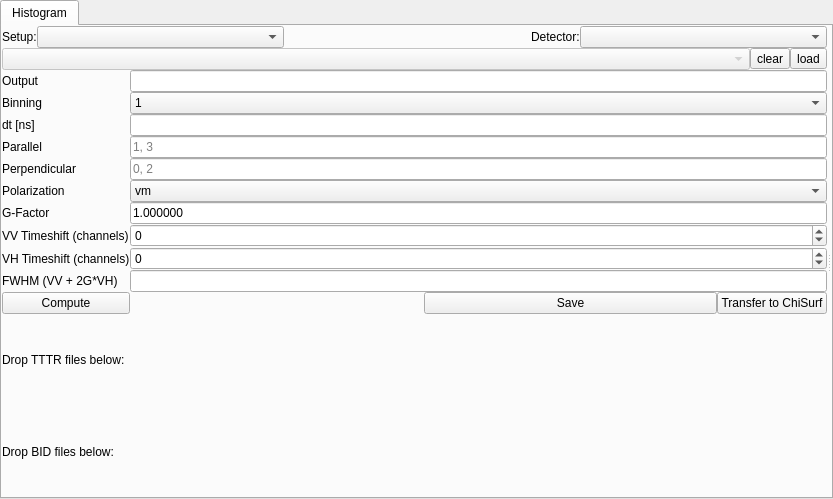
<?xml version="1.0" encoding="UTF-8"?>
<ui version="4.0">
 <class>Form</class>
 <widget class="QWidget" name="Form">
  <property name="geometry">
   <rect>
    <x>0</x>
    <y>0</y>
    <width>833</width>
    <height>499</height>
   </rect>
  </property>
  <property name="windowTitle">
   <string>Compute microtime histogram</string>
  </property>
  <layout class="QVBoxLayout" name="verticalLayout_4">
   <property name="spacing">
    <number>0</number>
   </property>
   <property name="leftMargin">
    <number>0</number>
   </property>
   <property name="topMargin">
    <number>0</number>
   </property>
   <property name="rightMargin">
    <number>0</number>
   </property>
   <property name="bottomMargin">
    <number>0</number>
   </property>
   <item>
    <widget class="QTabWidget" name="tabWidget">
     <property name="currentIndex">
      <number>0</number>
     </property>
     <widget class="QWidget" name="Histogram">
      <attribute name="title">
       <string>Histogram</string>
      </attribute>
      <layout class="QHBoxLayout" name="horizontalLayout_2">
       <property name="spacing">
        <number>0</number>
       </property>
       <property name="leftMargin">
        <number>0</number>
       </property>
       <property name="topMargin">
        <number>0</number>
       </property>
       <property name="rightMargin">
        <number>0</number>
       </property>
       <property name="bottomMargin">
        <number>0</number>
       </property>
       <item>
        <widget class="QSplitter" name="splitter">
         <property name="orientation">
          <enum>Qt::Horizontal</enum>
         </property>
         <widget class="QWidget" name="widget_2" native="true">
          <layout class="QGridLayout" name="gridLayout">
           <property name="leftMargin">
            <number>0</number>
           </property>
           <property name="topMargin">
            <number>0</number>
           </property>
           <property name="rightMargin">
            <number>0</number>
           </property>
           <property name="bottomMargin">
            <number>0</number>
           </property>
           <property name="spacing">
            <number>0</number>
           </property>
           <item row="0" column="0" colspan="2">
            <layout class="QHBoxLayout" name="setup_info_layout">
             <property name="spacing">
              <number>0</number>
             </property>
             <item>
              <widget class="QLabel" name="setup_info_label">
               <property name="text">
                <string>Setup:</string>
               </property>
              </widget>
             </item>
             <item>
              <widget class="QComboBox" name="setup_selection_combobox">
               <property name="sizePolicy">
                <sizepolicy hsizetype="MinimumExpanding" vsizetype="Fixed">
                 <horstretch>0</horstretch>
                 <verstretch>0</verstretch>
                </sizepolicy>
               </property>
               <property name="toolTip">
                <string>Select setup configuration</string>
               </property>
              </widget>
             </item>
             <item>
              <spacer name="horizontalSpacer_2">
               <property name="orientation">
                <enum>Qt::Horizontal</enum>
               </property>
               <property name="sizeHint" stdset="0">
                <size>
                 <width>40</width>
                 <height>20</height>
                </size>
               </property>
              </spacer>
             </item>
             <item>
              <widget class="QLabel" name="detector_selection_label">
               <property name="text">
                <string>Detector:</string>
               </property>
              </widget>
             </item>
             <item>
              <widget class="QComboBox" name="detector_selection_combobox">
               <property name="sizePolicy">
                <sizepolicy hsizetype="MinimumExpanding" vsizetype="Fixed">
                 <horstretch>0</horstretch>
                 <verstretch>0</verstretch>
                </sizepolicy>
               </property>
               <property name="toolTip">
                <string>Select detector (green, red) based on setup</string>
               </property>
              </widget>
             </item>
            </layout>
           </item>
           <item row="6" column="0">
            <widget class="QLabel" name="label_2">
             <property name="text">
              <string>Perpendicular</string>
             </property>
            </widget>
           </item>
           <item row="11" column="1">
            <widget class="QLineEdit" name="lineEdit_fwhm">
             <property name="sizePolicy">
              <sizepolicy hsizetype="Minimum" vsizetype="Fixed">
               <horstretch>0</horstretch>
               <verstretch>0</verstretch>
              </sizepolicy>
             </property>
             <property name="readOnly">
              <bool>true</bool>
             </property>
            </widget>
           </item>
           <item row="15" column="0">
            <widget class="QLabel" name="label_8">
             <property name="text">
              <string>Drop BID files below:</string>
             </property>
            </widget>
           </item>
           <item row="8" column="0">
            <widget class="QLabel" name="label_10">
             <property name="text">
              <string>G-Factor</string>
             </property>
            </widget>
           </item>
           <item row="9" column="1">
            <widget class="QSpinBox" name="spinBox_timeshift_vv">
             <property name="sizePolicy">
              <sizepolicy hsizetype="Minimum" vsizetype="Fixed">
               <horstretch>0</horstretch>
               <verstretch>0</verstretch>
              </sizepolicy>
             </property>
             <property name="minimum">
              <number>-1000</number>
             </property>
             <property name="maximum">
              <number>1000</number>
             </property>
             <property name="value">
              <number>0</number>
             </property>
            </widget>
           </item>
           <item row="2" column="1">
            <widget class="QLineEdit" name="lineEdit_5">
             <property name="readOnly">
              <bool>true</bool>
             </property>
            </widget>
           </item>
           <item row="13" column="0">
            <widget class="QLabel" name="label_7">
             <property name="text">
              <string>Drop TTTR files below:</string>
             </property>
            </widget>
           </item>
           <item row="11" column="0">
            <widget class="QLabel" name="label_fwhm">
             <property name="text">
              <string>FWHM (VV + 2G*VH)</string>
             </property>
            </widget>
           </item>
           <item row="7" column="0">
            <widget class="QLabel" name="label_9">
             <property name="text">
              <string>Polarization</string>
             </property>
            </widget>
           </item>
           <item row="4" column="1">
            <widget class="QLineEdit" name="lineEdit_4">
             <property name="sizePolicy">
              <sizepolicy hsizetype="Minimum" vsizetype="Fixed">
               <horstretch>0</horstretch>
               <verstretch>0</verstretch>
              </sizepolicy>
             </property>
             <property name="readOnly">
              <bool>true</bool>
             </property>
            </widget>
           </item>
           <item row="2" column="0">
            <widget class="QLabel" name="label_5">
             <property name="text">
              <string>Output</string>
             </property>
            </widget>
           </item>
           <item row="8" column="1">
            <widget class="QLineEdit" name="lineEdit_gfactor">
             <property name="sizePolicy">
              <sizepolicy hsizetype="Minimum" vsizetype="Fixed">
               <horstretch>0</horstretch>
               <verstretch>0</verstretch>
              </sizepolicy>
             </property>
             <property name="text">
              <string>1.000000</string>
             </property>
            </widget>
           </item>
           <item row="3" column="1">
            <widget class="QComboBox" name="comboBox_2">
             <property name="sizePolicy">
              <sizepolicy hsizetype="Minimum" vsizetype="Fixed">
               <horstretch>0</horstretch>
               <verstretch>0</verstretch>
              </sizepolicy>
             </property>
             <item>
              <property name="text">
               <string>1</string>
              </property>
             </item>
             <item>
              <property name="text">
               <string>2</string>
              </property>
             </item>
             <item>
              <property name="text">
               <string>4</string>
              </property>
             </item>
             <item>
              <property name="text">
               <string>8</string>
              </property>
             </item>
             <item>
              <property name="text">
               <string>16</string>
              </property>
             </item>
             <item>
              <property name="text">
               <string>32</string>
              </property>
             </item>
            </widget>
           </item>
           <item row="10" column="0">
            <widget class="QLabel" name="label_timeshift_vh">
             <property name="text">
              <string>VH Timeshift (channels)</string>
             </property>
            </widget>
           </item>
           <item row="16" column="0" colspan="2">
            <layout class="QVBoxLayout" name="verticalLayout_5">
             <property name="spacing">
              <number>0</number>
             </property>
            </layout>
           </item>
           <item row="5" column="1">
            <widget class="QLineEdit" name="lineEdit_2">
             <property name="sizePolicy">
              <sizepolicy hsizetype="Minimum" vsizetype="Fixed">
               <horstretch>0</horstretch>
               <verstretch>0</verstretch>
              </sizepolicy>
             </property>
             <property name="text">
              <string/>
             </property>
             <property name="placeholderText">
              <string>1, 3</string>
             </property>
            </widget>
           </item>
           <item row="6" column="1">
            <widget class="QLineEdit" name="lineEdit">
             <property name="sizePolicy">
              <sizepolicy hsizetype="Minimum" vsizetype="Fixed">
               <horstretch>0</horstretch>
               <verstretch>0</verstretch>
              </sizepolicy>
             </property>
             <property name="text">
              <string/>
             </property>
             <property name="placeholderText">
              <string>0, 2</string>
             </property>
            </widget>
           </item>
           <item row="4" column="0">
            <widget class="QLabel" name="label_6">
             <property name="text">
              <string>dt [ns]</string>
             </property>
            </widget>
           </item>
           <item row="12" column="0">
            <widget class="QPushButton" name="pushButton">
             <property name="text">
              <string>Compute</string>
             </property>
            </widget>
           </item>
           <item row="9" column="0">
            <widget class="QLabel" name="label_timeshift_vv">
             <property name="text">
              <string>VV Timeshift (channels)</string>
             </property>
            </widget>
           </item>
           <item row="7" column="1">
            <widget class="QComboBox" name="comboBox_polarization">
             <property name="sizePolicy">
              <sizepolicy hsizetype="Minimum" vsizetype="Fixed">
               <horstretch>0</horstretch>
               <verstretch>0</verstretch>
              </sizepolicy>
             </property>
             <item>
              <property name="text">
               <string>vm</string>
              </property>
             </item>
             <item>
              <property name="text">
               <string>vv</string>
              </property>
             </item>
             <item>
              <property name="text">
               <string>vh</string>
              </property>
             </item>
            </widget>
           </item>
           <item row="12" column="1">
            <layout class="QHBoxLayout" name="horizontalLayout_3">
             <property name="spacing">
              <number>0</number>
             </property>
             <item>
              <spacer name="horizontalSpacer">
               <property name="orientation">
                <enum>Qt::Horizontal</enum>
               </property>
               <property name="sizeHint" stdset="0">
                <size>
                 <width>40</width>
                 <height>20</height>
                </size>
               </property>
              </spacer>
             </item>
             <item>
              <widget class="QPushButton" name="pushButton_2">
               <property name="sizePolicy">
                <sizepolicy hsizetype="Expanding" vsizetype="Fixed">
                 <horstretch>0</horstretch>
                 <verstretch>0</verstretch>
                </sizepolicy>
               </property>
               <property name="text">
                <string>Save</string>
               </property>
              </widget>
             </item>
             <item>
              <widget class="QPushButton" name="transferButton">
               <property name="enabled">
                <bool>true</bool>
               </property>
               <property name="text">
                <string>Transfer to ChiSurf</string>
               </property>
              </widget>
             </item>
            </layout>
           </item>
           <item row="1" column="0" colspan="2">
            <layout class="QHBoxLayout" name="horizontalLayout">
             <property name="spacing">
              <number>0</number>
             </property>
             <item>
              <widget class="QComboBox" name="comboBox">
               <property name="enabled">
                <bool>false</bool>
               </property>
               <property name="sizePolicy">
                <sizepolicy hsizetype="Minimum" vsizetype="Fixed">
                 <horstretch>0</horstretch>
                 <verstretch>0</verstretch>
                </sizepolicy>
               </property>
              </widget>
             </item>
             <item>
              <widget class="QToolButton" name="toolButton_2">
               <property name="text">
                <string>clear</string>
               </property>
              </widget>
             </item>
             <item>
              <widget class="QToolButton" name="toolButton">
               <property name="text">
                <string>load</string>
               </property>
              </widget>
             </item>
            </layout>
           </item>
           <item row="5" column="0">
            <widget class="QLabel" name="label">
             <property name="text">
              <string>Parallel</string>
             </property>
            </widget>
           </item>
           <item row="10" column="1">
            <widget class="QSpinBox" name="spinBox_timeshift_vh">
             <property name="sizePolicy">
              <sizepolicy hsizetype="Minimum" vsizetype="Fixed">
               <horstretch>0</horstretch>
               <verstretch>0</verstretch>
              </sizepolicy>
             </property>
             <property name="minimum">
              <number>-1000</number>
             </property>
             <property name="maximum">
              <number>1000</number>
             </property>
             <property name="value">
              <number>0</number>
             </property>
            </widget>
           </item>
           <item row="3" column="0">
            <widget class="QLabel" name="label_4">
             <property name="text">
              <string>Binning</string>
             </property>
            </widget>
           </item>
           <item row="14" column="0" colspan="2">
            <layout class="QVBoxLayout" name="verticalLayout_3">
             <property name="spacing">
              <number>0</number>
             </property>
            </layout>
           </item>
          </layout>
         </widget>
         <widget class="QWidget" name="widget" native="true">
          <property name="sizePolicy">
           <sizepolicy hsizetype="Expanding" vsizetype="Expanding">
            <horstretch>0</horstretch>
            <verstretch>0</verstretch>
           </sizepolicy>
          </property>
          <layout class="QVBoxLayout" name="verticalLayout_2">
           <property name="spacing">
            <number>0</number>
           </property>
           <property name="leftMargin">
            <number>0</number>
           </property>
           <property name="topMargin">
            <number>0</number>
           </property>
           <property name="rightMargin">
            <number>0</number>
           </property>
           <property name="bottomMargin">
            <number>0</number>
           </property>
           <item>
            <layout class="QVBoxLayout" name="verticalLayout">
             <property name="spacing">
              <number>0</number>
             </property>
            </layout>
           </item>
          </layout>
         </widget>
        </widget>
       </item>
      </layout>
     </widget>
    </widget>
   </item>
  </layout>
 </widget>
 <tabstops>
  <tabstop>setup_selection_combobox</tabstop>
  <tabstop>detector_selection_combobox</tabstop>
  <tabstop>comboBox</tabstop>
  <tabstop>toolButton_2</tabstop>
  <tabstop>toolButton</tabstop>
  <tabstop>lineEdit_5</tabstop>
  <tabstop>comboBox_2</tabstop>
  <tabstop>lineEdit_4</tabstop>
  <tabstop>lineEdit_2</tabstop>
  <tabstop>lineEdit</tabstop>
  <tabstop>comboBox_polarization</tabstop>
  <tabstop>lineEdit_gfactor</tabstop>
  <tabstop>spinBox_timeshift_vv</tabstop>
  <tabstop>spinBox_timeshift_vh</tabstop>
  <tabstop>lineEdit_fwhm</tabstop>
  <tabstop>pushButton</tabstop>
  <tabstop>pushButton_2</tabstop>
  <tabstop>transferButton</tabstop>
 </tabstops>
 <resources/>
 <connections/>
</ui>
